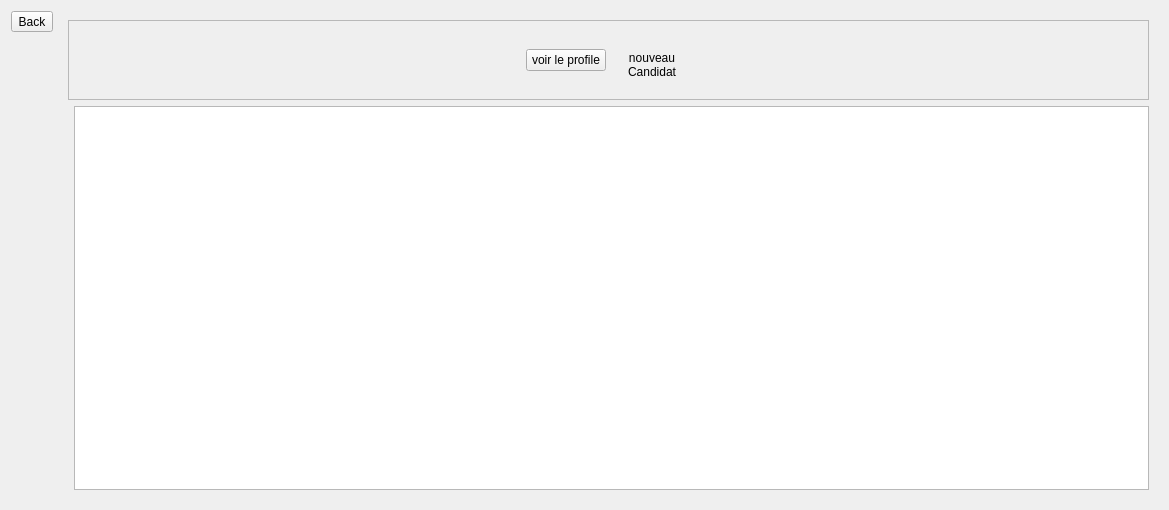
<?xml version="1.0" encoding="UTF-8"?>
<ui version="4.0">
 <class>candidat</class>
 <widget class="QWidget" name="candidat">
  <property name="geometry">
   <rect>
    <x>0</x>
    <y>0</y>
    <width>1169</width>
    <height>510</height>
   </rect>
  </property>
  <property name="windowTitle">
   <string>Form</string>
  </property>
  <layout class="QGridLayout" name="gridLayout_2">
   <item row="0" column="0">
    <layout class="QHBoxLayout" name="horizontalLayout_12">
     <item>
      <layout class="QVBoxLayout" name="verticalLayout_17">
       <item>
        <widget class="QToolButton" name="toolButton_back">
         <property name="text">
          <string>Back</string>
         </property>
        </widget>
       </item>
       <item>
        <spacer name="verticalSpacer_2">
         <property name="orientation">
          <enum>Qt::Vertical</enum>
         </property>
         <property name="sizeHint" stdset="0">
          <size>
           <width>20</width>
           <height>40</height>
          </size>
         </property>
        </spacer>
       </item>
      </layout>
     </item>
     <item>
      <widget class="QStackedWidget" name="stackedWidget">
       <property name="styleSheet">
        <string notr="true">font: 10pt &quot;Yu Gothic UI&quot;;</string>
       </property>
       <property name="currentIndex">
        <number>0</number>
       </property>
       <widget class="QWidget" name="page">
        <layout class="QGridLayout" name="gridLayout">
         <item row="0" column="0">
          <layout class="QVBoxLayout" name="verticalLayout_19">
           <item>
            <widget class="QFrame" name="frame">
             <property name="minimumSize">
              <size>
               <width>0</width>
               <height>80</height>
              </size>
             </property>
             <property name="maximumSize">
              <size>
               <width>16777215</width>
               <height>80</height>
              </size>
             </property>
             <property name="frameShape">
              <enum>QFrame::StyledPanel</enum>
             </property>
             <property name="frameShadow">
              <enum>QFrame::Raised</enum>
             </property>
             <layout class="QHBoxLayout" name="horizontalLayout_2">
              <item>
               <spacer name="horizontalSpacer">
                <property name="orientation">
                 <enum>Qt::Horizontal</enum>
                </property>
                <property name="sizeHint" stdset="0">
                 <size>
                  <width>193</width>
                  <height>20</height>
                 </size>
                </property>
               </spacer>
              </item>
              <item>
               <widget class="QPushButton" name="btn_viewProfile">
                <property name="text">
                 <string>voir le profile</string>
                </property>
               </widget>
              </item>
              <item>
               <widget class="QToolButton" name="toolButton_new_client">
                <property name="sizePolicy">
                 <sizepolicy hsizetype="Expanding" vsizetype="Expanding">
                  <horstretch>0</horstretch>
                  <verstretch>0</verstretch>
                 </sizepolicy>
                </property>
                <property name="minimumSize">
                 <size>
                  <width>80</width>
                  <height>70</height>
                 </size>
                </property>
                <property name="maximumSize">
                 <size>
                  <width>80</width>
                  <height>70</height>
                 </size>
                </property>
                <property name="styleSheet">
                 <string notr="true">QToolButton
{
background-color: transparent ;
border : none ;

}
QToolButton::hover
{
    border-style: outset;
    border-width: 2px;
    border-color: white;
}
	</string>
                </property>
                <property name="text">
                 <string>nouveau 
Candidat</string>
                </property>
                <property name="icon">
                 <iconset resource="../ressources.qrc">
                  <normaloff>:/Assets/Images/icons/add.svg</normaloff>:/Assets/Images/icons/add.svg</iconset>
                </property>
                <property name="iconSize">
                 <size>
                  <width>32</width>
                  <height>32</height>
                 </size>
                </property>
                <property name="toolButtonStyle">
                 <enum>Qt::ToolButtonTextUnderIcon</enum>
                </property>
               </widget>
              </item>
              <item>
               <spacer name="horizontalSpacer_2">
                <property name="orientation">
                 <enum>Qt::Horizontal</enum>
                </property>
                <property name="sizeHint" stdset="0">
                 <size>
                  <width>280</width>
                  <height>20</height>
                 </size>
                </property>
               </spacer>
              </item>
             </layout>
            </widget>
           </item>
           <item>
            <layout class="QHBoxLayout" name="horizontalLayout">
             <item>
              <widget class="TableViewTools" name="widget" native="true"/>
             </item>
             <item>
              <widget class="QTableView" name="tableView">
               <property name="sortingEnabled">
                <bool>true</bool>
               </property>
              </widget>
             </item>
            </layout>
           </item>
          </layout>
         </item>
        </layout>
       </widget>
       <widget class="QWidget" name="page_2">
        <layout class="QGridLayout" name="gridLayout_3">
         <item row="0" column="0">
          <layout class="QVBoxLayout" name="verticalLayout_16">
           <item>
            <layout class="QHBoxLayout" name="horizontalLayout_8">
             <item>
              <layout class="QVBoxLayout" name="verticalLayout_11">
               <item>
                <layout class="QHBoxLayout" name="horizontalLayout_5">
                 <property name="sizeConstraint">
                  <enum>QLayout::SetFixedSize</enum>
                 </property>
                 <item>
                  <spacer name="horizontalSpacer_6">
                   <property name="orientation">
                    <enum>Qt::Horizontal</enum>
                   </property>
                   <property name="sizeType">
                    <enum>QSizePolicy::MinimumExpanding</enum>
                   </property>
                   <property name="sizeHint" stdset="0">
                    <size>
                     <width>25</width>
                     <height>20</height>
                    </size>
                   </property>
                  </spacer>
                 </item>
                 <item>
                  <widget class="QPushButton" name="pushButton_modifier">
                   <property name="text">
                    <string>Modifier</string>
                   </property>
                  </widget>
                 </item>
                 <item>
                  <widget class="QPushButton" name="pushButton_annuler">
                   <property name="text">
                    <string>Annuler</string>
                   </property>
                  </widget>
                 </item>
                 <item>
                  <spacer name="horizontalSpacer_5">
                   <property name="orientation">
                    <enum>Qt::Horizontal</enum>
                   </property>
                   <property name="sizeType">
                    <enum>QSizePolicy::MinimumExpanding</enum>
                   </property>
                   <property name="sizeHint" stdset="0">
                    <size>
                     <width>25</width>
                     <height>20</height>
                    </size>
                   </property>
                  </spacer>
                 </item>
                </layout>
               </item>
               <item>
                <layout class="QHBoxLayout" name="horizontalLayout_3">
                 <item>
                  <layout class="QVBoxLayout" name="verticalLayout_13">
                   <item>
                    <layout class="QVBoxLayout" name="verticalLayout_4">
                     <item>
                      <widget class="QLabel" name="label_Code_2">
                       <property name="text">
                        <string>Nom :</string>
                       </property>
                      </widget>
                     </item>
                     <item>
                      <widget class="QLineEdit" name="lineEdit_nom"/>
                     </item>
                    </layout>
                   </item>
                   <item>
                    <layout class="QVBoxLayout" name="verticalLayout_5">
                     <item>
                      <widget class="QLabel" name="label_Nom_2">
                       <property name="text">
                        <string>Prénom :</string>
                       </property>
                      </widget>
                     </item>
                     <item>
                      <widget class="QLineEdit" name="lineEdit_prenom"/>
                     </item>
                    </layout>
                   </item>
                   <item>
                    <layout class="QVBoxLayout" name="verticalLayout_7">
                     <item>
                      <widget class="QLabel" name="label_7">
                       <property name="text">
                        <string>Date de naissance :</string>
                       </property>
                      </widget>
                     </item>
                     <item>
                      <widget class="QDateEdit" name="dateEdit_naissanceCandidat"/>
                     </item>
                    </layout>
                   </item>
                   <item>
                    <layout class="QVBoxLayout" name="verticalLayout_8">
                     <item>
                      <widget class="QLabel" name="label_8">
                       <property name="text">
                        <string>N° carte d'identité nationale :</string>
                       </property>
                      </widget>
                     </item>
                     <item>
                      <widget class="QLineEdit" name="lineEdit_numCin"/>
                     </item>
                    </layout>
                   </item>
                   <item>
                    <layout class="QVBoxLayout" name="verticalLayout_9">
                     <item>
                      <widget class="QLabel" name="label_Wilaya">
                       <property name="text">
                        <string>lieu de naissance :</string>
                       </property>
                      </widget>
                     </item>
                     <item>
                      <widget class="QComboBox" name="comboBox_wilaya">
                       <property name="editable">
                        <bool>false</bool>
                       </property>
                      </widget>
                     </item>
                    </layout>
                   </item>
                  </layout>
                 </item>
                 <item>
                  <widget class="Line" name="line">
                   <property name="orientation">
                    <enum>Qt::Vertical</enum>
                   </property>
                  </widget>
                 </item>
                 <item>
                  <layout class="QVBoxLayout" name="verticalLayout_12">
                   <item>
                    <layout class="QVBoxLayout" name="verticalLayout">
                     <item>
                      <widget class="QLabel" name="label_9">
                       <property name="text">
                        <string>اللقب :</string>
                       </property>
                      </widget>
                     </item>
                     <item>
                      <widget class="QLineEdit" name="lineEdit_nomAr"/>
                     </item>
                    </layout>
                   </item>
                   <item>
                    <layout class="QVBoxLayout" name="verticalLayout_2">
                     <item>
                      <widget class="QLabel" name="label_10">
                       <property name="text">
                        <string>الإسم :</string>
                       </property>
                      </widget>
                     </item>
                     <item>
                      <widget class="QLineEdit" name="lineEdit_prenomAr"/>
                     </item>
                    </layout>
                   </item>
                   <item>
                    <layout class="QVBoxLayout" name="verticalLayout_6">
                     <item>
                      <widget class="QLabel" name="label_Adresse">
                       <property name="text">
                        <string>عنوان الشخص :</string>
                       </property>
                      </widget>
                     </item>
                     <item>
                      <widget class="QLineEdit" name="lineEdit_adresseAr"/>
                     </item>
                    </layout>
                   </item>
                   <item>
                    <layout class="QVBoxLayout" name="verticalLayout_10">
                     <item>
                      <widget class="QLabel" name="label_11">
                       <property name="text">
                        <string>جنسية الشخصية :</string>
                       </property>
                      </widget>
                     </item>
                     <item>
                      <widget class="QLineEdit" name="lineEdit_nationnalite"/>
                     </item>
                    </layout>
                   </item>
                   <item>
                    <layout class="QVBoxLayout" name="verticalLayout_3">
                     <item>
                      <widget class="QLabel" name="label_12">
                       <property name="text">
                        <string>Numéro de Téléphone :</string>
                       </property>
                      </widget>
                     </item>
                     <item>
                      <widget class="QLineEdit" name="lineEdit_numTelephone"/>
                     </item>
                    </layout>
                   </item>
                  </layout>
                 </item>
                </layout>
               </item>
               <item>
                <layout class="QHBoxLayout" name="horizontalLayout_4">
                 <item>
                  <spacer name="horizontalSpacer_3">
                   <property name="orientation">
                    <enum>Qt::Horizontal</enum>
                   </property>
                   <property name="sizeHint" stdset="0">
                    <size>
                     <width>40</width>
                     <height>20</height>
                    </size>
                   </property>
                  </spacer>
                 </item>
                 <item>
                  <layout class="QHBoxLayout" name="horizontalLayout_9">
                   <item>
                    <widget class="Line" name="line_3">
                     <property name="orientation">
                      <enum>Qt::Horizontal</enum>
                     </property>
                    </widget>
                   </item>
                   <item>
                    <widget class="QLabel" name="label_13">
                     <property name="text">
                      <string>Numéro du dossier :</string>
                     </property>
                    </widget>
                   </item>
                   <item>
                    <widget class="QLineEdit" name="lineEdit_numDossier"/>
                   </item>
                  </layout>
                 </item>
                 <item>
                  <spacer name="horizontalSpacer_4">
                   <property name="orientation">
                    <enum>Qt::Horizontal</enum>
                   </property>
                   <property name="sizeHint" stdset="0">
                    <size>
                     <width>40</width>
                     <height>20</height>
                    </size>
                   </property>
                  </spacer>
                 </item>
                </layout>
               </item>
              </layout>
             </item>
             <item>
              <widget class="Line" name="line_2">
               <property name="orientation">
                <enum>Qt::Vertical</enum>
               </property>
              </widget>
             </item>
             <item>
              <layout class="QVBoxLayout" name="verticalLayout_15">
               <item>
                <layout class="QHBoxLayout" name="horizontalLayout_6">
                 <item>
                  <spacer name="horizontalSpacer_7">
                   <property name="orientation">
                    <enum>Qt::Horizontal</enum>
                   </property>
                   <property name="sizeHint" stdset="0">
                    <size>
                     <width>40</width>
                     <height>20</height>
                    </size>
                   </property>
                  </spacer>
                 </item>
                 <item>
                  <widget class="QLabel" name="label">
                   <property name="text">
                    <string>Historique des paiements </string>
                   </property>
                  </widget>
                 </item>
                 <item>
                  <spacer name="horizontalSpacer_8">
                   <property name="orientation">
                    <enum>Qt::Horizontal</enum>
                   </property>
                   <property name="sizeHint" stdset="0">
                    <size>
                     <width>40</width>
                     <height>20</height>
                    </size>
                   </property>
                  </spacer>
                 </item>
                </layout>
               </item>
               <item>
                <widget class="QTableView" name="tableView_2"/>
               </item>
               <item>
                <widget class="Line" name="line_4">
                 <property name="orientation">
                  <enum>Qt::Horizontal</enum>
                 </property>
                </widget>
               </item>
               <item>
                <layout class="QVBoxLayout" name="verticalLayout_14">
                 <item>
                  <widget class="QCheckBox" name="checkBox_2">
                   <property name="text">
                    <string>6 photos</string>
                   </property>
                  </widget>
                 </item>
                 <item>
                  <widget class="QCheckBox" name="checkBox_4">
                   <property name="text">
                    <string>Certificat de résidence</string>
                   </property>
                  </widget>
                 </item>
                 <item>
                  <widget class="QCheckBox" name="checkBox_5">
                   <property name="text">
                    <string> carte de groupage</string>
                   </property>
                  </widget>
                 </item>
                 <item>
                  <widget class="QCheckBox" name="checkBox_6">
                   <property name="text">
                    <string> carte d'identité nationale</string>
                   </property>
                  </widget>
                 </item>
                 <item>
                  <widget class="QCheckBox" name="checkBox_7">
                   <property name="text">
                    <string>Autorisation paternelle ( pour les moins de 18 ans )</string>
                   </property>
                  </widget>
                 </item>
                 <item>
                  <widget class="QCheckBox" name="checkBox_8">
                   <property name="text">
                    <string>Timbre fiscale de 200 DA</string>
                   </property>
                  </widget>
                 </item>
                </layout>
               </item>
              </layout>
             </item>
            </layout>
           </item>
           <item>
            <widget class="Line" name="line_5">
             <property name="orientation">
              <enum>Qt::Horizontal</enum>
             </property>
            </widget>
           </item>
           <item>
            <layout class="QHBoxLayout" name="horizontalLayout_10">
             <item>
              <spacer name="horizontalSpacer_10">
               <property name="orientation">
                <enum>Qt::Horizontal</enum>
               </property>
               <property name="sizeHint" stdset="0">
                <size>
                 <width>40</width>
                 <height>20</height>
                </size>
               </property>
              </spacer>
             </item>
             <item>
              <layout class="QHBoxLayout" name="horizontalLayout_7">
               <item>
                <widget class="QToolButton" name="toolButton">
                 <property name="text">
                  <string>...</string>
                 </property>
                </widget>
               </item>
               <item>
                <widget class="QToolButton" name="toolButton_2">
                 <property name="text">
                  <string>...</string>
                 </property>
                </widget>
               </item>
               <item>
                <widget class="QToolButton" name="toolButton_3">
                 <property name="minimumSize">
                  <size>
                   <width>0</width>
                   <height>0</height>
                  </size>
                 </property>
                 <property name="text">
                  <string>...</string>
                 </property>
                </widget>
               </item>
              </layout>
             </item>
             <item>
              <spacer name="horizontalSpacer_9">
               <property name="orientation">
                <enum>Qt::Horizontal</enum>
               </property>
               <property name="sizeHint" stdset="0">
                <size>
                 <width>40</width>
                 <height>20</height>
                </size>
               </property>
              </spacer>
             </item>
            </layout>
           </item>
          </layout>
         </item>
        </layout>
       </widget>
      </widget>
     </item>
    </layout>
   </item>
  </layout>
 </widget>
 <customwidgets>
  <customwidget>
   <class>TableViewTools</class>
   <extends>QWidget</extends>
   <header>tableviewtools.h</header>
   <container>1</container>
  </customwidget>
 </customwidgets>
 <resources>
  <include location="../ressources.qrc"/>
 </resources>
 <connections/>
</ui>
